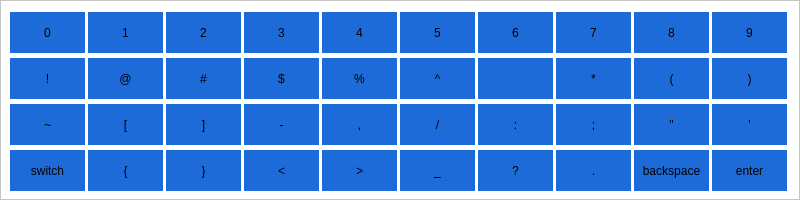
<?xml version="1.0" encoding="UTF-8"?>
<ui version="4.0">
 <class>keyboardWidget</class>
 <widget class="QWidget" name="keyboardWidget">
  <property name="geometry">
   <rect>
    <x>0</x>
    <y>0</y>
    <width>800</width>
    <height>200</height>
   </rect>
  </property>
  <property name="windowTitle">
   <string>Form</string>
  </property>
  <widget class="QFrame" name="frame">
   <property name="geometry">
    <rect>
     <x>0</x>
     <y>0</y>
     <width>800</width>
     <height>200</height>
    </rect>
   </property>
   <property name="styleSheet">
    <string notr="true">background-color: white;</string>
   </property>
   <property name="frameShape">
    <enum>QFrame::StyledPanel</enum>
   </property>
   <property name="frameShadow">
    <enum>QFrame::Raised</enum>
   </property>
   <widget class="QToolButton" name="exclamation">
    <property name="geometry">
     <rect>
      <x>10</x>
      <y>58</y>
      <width>75</width>
      <height>41</height>
     </rect>
    </property>
    <property name="styleSheet">
     <string notr="true">background-color: #1d6bd8; border: none
</string>
    </property>
    <property name="text">
     <string>!</string>
    </property>
   </widget>
   <widget class="QToolButton" name="at_the_rate">
    <property name="geometry">
     <rect>
      <x>88</x>
      <y>58</y>
      <width>75</width>
      <height>41</height>
     </rect>
    </property>
    <property name="styleSheet">
     <string notr="true">background-color: #1d6bd8; border: none
</string>
    </property>
    <property name="text">
     <string>@</string>
    </property>
   </widget>
   <widget class="QToolButton" name="hash">
    <property name="geometry">
     <rect>
      <x>166</x>
      <y>58</y>
      <width>75</width>
      <height>41</height>
     </rect>
    </property>
    <property name="styleSheet">
     <string notr="true">background-color: #1d6bd8; border: none
</string>
    </property>
    <property name="text">
     <string>#</string>
    </property>
   </widget>
   <widget class="QToolButton" name="dollar">
    <property name="geometry">
     <rect>
      <x>244</x>
      <y>58</y>
      <width>75</width>
      <height>41</height>
     </rect>
    </property>
    <property name="styleSheet">
     <string notr="true">background-color: #1d6bd8; border: none
</string>
    </property>
    <property name="text">
     <string>$</string>
    </property>
   </widget>
   <widget class="QToolButton" name="percent">
    <property name="geometry">
     <rect>
      <x>322</x>
      <y>58</y>
      <width>75</width>
      <height>41</height>
     </rect>
    </property>
    <property name="styleSheet">
     <string notr="true">background-color: #1d6bd8; border: none
</string>
    </property>
    <property name="text">
     <string>%</string>
    </property>
   </widget>
   <widget class="QToolButton" name="caret">
    <property name="geometry">
     <rect>
      <x>400</x>
      <y>58</y>
      <width>75</width>
      <height>41</height>
     </rect>
    </property>
    <property name="styleSheet">
     <string notr="true">background-color: #1d6bd8; border: none
</string>
    </property>
    <property name="text">
     <string>^</string>
    </property>
   </widget>
   <widget class="QToolButton" name="ampersand">
    <property name="geometry">
     <rect>
      <x>478</x>
      <y>58</y>
      <width>75</width>
      <height>41</height>
     </rect>
    </property>
    <property name="styleSheet">
     <string notr="true">background-color: #1d6bd8; border: none
</string>
    </property>
    <property name="text">
     <string>&amp;</string>
    </property>
   </widget>
   <widget class="QToolButton" name="star">
    <property name="geometry">
     <rect>
      <x>556</x>
      <y>58</y>
      <width>75</width>
      <height>41</height>
     </rect>
    </property>
    <property name="styleSheet">
     <string notr="true">background-color: #1d6bd8; border: none
</string>
    </property>
    <property name="text">
     <string>*</string>
    </property>
   </widget>
   <widget class="QToolButton" name="left_bracket">
    <property name="geometry">
     <rect>
      <x>634</x>
      <y>58</y>
      <width>75</width>
      <height>41</height>
     </rect>
    </property>
    <property name="styleSheet">
     <string notr="true">background-color: #1d6bd8; border: none
</string>
    </property>
    <property name="text">
     <string>(</string>
    </property>
   </widget>
   <widget class="QToolButton" name="quote">
    <property name="geometry">
     <rect>
      <x>634</x>
      <y>104</y>
      <width>75</width>
      <height>41</height>
     </rect>
    </property>
    <property name="styleSheet">
     <string notr="true">background-color: #1d6bd8; border: none
</string>
    </property>
    <property name="text">
     <string>&quot;</string>
    </property>
   </widget>
   <widget class="QToolButton" name="slash">
    <property name="geometry">
     <rect>
      <x>400</x>
      <y>104</y>
      <width>75</width>
      <height>41</height>
     </rect>
    </property>
    <property name="styleSheet">
     <string notr="true">background-color: #1d6bd8; border: none
</string>
    </property>
    <property name="text">
     <string>/</string>
    </property>
   </widget>
   <widget class="QToolButton" name="semi_colon">
    <property name="geometry">
     <rect>
      <x>556</x>
      <y>104</y>
      <width>75</width>
      <height>41</height>
     </rect>
    </property>
    <property name="styleSheet">
     <string notr="true">background-color: #1d6bd8; border: none
</string>
    </property>
    <property name="text">
     <string>;</string>
    </property>
   </widget>
   <widget class="QToolButton" name="right_square_bracket">
    <property name="geometry">
     <rect>
      <x>166</x>
      <y>104</y>
      <width>75</width>
      <height>41</height>
     </rect>
    </property>
    <property name="styleSheet">
     <string notr="true">background-color: #1d6bd8; border: none
</string>
    </property>
    <property name="text">
     <string>]</string>
    </property>
   </widget>
   <widget class="QToolButton" name="hyphen">
    <property name="geometry">
     <rect>
      <x>244</x>
      <y>104</y>
      <width>75</width>
      <height>41</height>
     </rect>
    </property>
    <property name="styleSheet">
     <string notr="true">background-color: #1d6bd8; border: none
</string>
    </property>
    <property name="text">
     <string>-</string>
    </property>
   </widget>
   <widget class="QToolButton" name="comma">
    <property name="geometry">
     <rect>
      <x>322</x>
      <y>104</y>
      <width>75</width>
      <height>41</height>
     </rect>
    </property>
    <property name="styleSheet">
     <string notr="true">background-color: #1d6bd8; border: none
</string>
    </property>
    <property name="text">
     <string>,</string>
    </property>
   </widget>
   <widget class="QToolButton" name="tilde">
    <property name="geometry">
     <rect>
      <x>10</x>
      <y>104</y>
      <width>75</width>
      <height>41</height>
     </rect>
    </property>
    <property name="styleSheet">
     <string notr="true">background-color: #1d6bd8; border: none
</string>
    </property>
    <property name="text">
     <string>~</string>
    </property>
   </widget>
   <widget class="QToolButton" name="left_square_bracket">
    <property name="geometry">
     <rect>
      <x>88</x>
      <y>104</y>
      <width>75</width>
      <height>41</height>
     </rect>
    </property>
    <property name="styleSheet">
     <string notr="true">background-color: #1d6bd8; border: none
</string>
    </property>
    <property name="text">
     <string>[</string>
    </property>
   </widget>
   <widget class="QToolButton" name="colon">
    <property name="geometry">
     <rect>
      <x>478</x>
      <y>104</y>
      <width>75</width>
      <height>41</height>
     </rect>
    </property>
    <property name="styleSheet">
     <string notr="true">background-color: #1d6bd8; border: none
</string>
    </property>
    <property name="text">
     <string>:</string>
    </property>
   </widget>
   <widget class="QToolButton" name="apostrophe">
    <property name="geometry">
     <rect>
      <x>712</x>
      <y>104</y>
      <width>75</width>
      <height>41</height>
     </rect>
    </property>
    <property name="styleSheet">
     <string notr="true">background-color: #1d6bd8; border: none
</string>
    </property>
    <property name="text">
     <string>'</string>
    </property>
   </widget>
   <widget class="QToolButton" name="left_curly_brace">
    <property name="geometry">
     <rect>
      <x>88</x>
      <y>150</y>
      <width>75</width>
      <height>41</height>
     </rect>
    </property>
    <property name="styleSheet">
     <string notr="true">background-color: #1d6bd8; border: none
</string>
    </property>
    <property name="text">
     <string>{</string>
    </property>
   </widget>
   <widget class="QToolButton" name="question">
    <property name="geometry">
     <rect>
      <x>478</x>
      <y>150</y>
      <width>75</width>
      <height>41</height>
     </rect>
    </property>
    <property name="styleSheet">
     <string notr="true">background-color: #1d6bd8; border: none
</string>
    </property>
    <property name="text">
     <string>?</string>
    </property>
   </widget>
   <widget class="QToolButton" name="period">
    <property name="geometry">
     <rect>
      <x>556</x>
      <y>150</y>
      <width>75</width>
      <height>41</height>
     </rect>
    </property>
    <property name="styleSheet">
     <string notr="true">background-color: #1d6bd8; border: none
</string>
    </property>
    <property name="text">
     <string>.</string>
    </property>
   </widget>
   <widget class="QToolButton" name="switch_2">
    <property name="geometry">
     <rect>
      <x>10</x>
      <y>150</y>
      <width>75</width>
      <height>41</height>
     </rect>
    </property>
    <property name="styleSheet">
     <string notr="true">background-color: #1d6bd8; border: none
</string>
    </property>
    <property name="text">
     <string>switch</string>
    </property>
   </widget>
   <widget class="QToolButton" name="underscore">
    <property name="geometry">
     <rect>
      <x>400</x>
      <y>150</y>
      <width>75</width>
      <height>41</height>
     </rect>
    </property>
    <property name="styleSheet">
     <string notr="true">background-color: #1d6bd8; border: none
</string>
    </property>
    <property name="text">
     <string>_</string>
    </property>
   </widget>
   <widget class="QToolButton" name="right_curly_brace">
    <property name="geometry">
     <rect>
      <x>166</x>
      <y>150</y>
      <width>75</width>
      <height>41</height>
     </rect>
    </property>
    <property name="styleSheet">
     <string notr="true">background-color: #1d6bd8; border: none
</string>
    </property>
    <property name="text">
     <string>}</string>
    </property>
   </widget>
   <widget class="QToolButton" name="less_than">
    <property name="geometry">
     <rect>
      <x>244</x>
      <y>150</y>
      <width>75</width>
      <height>41</height>
     </rect>
    </property>
    <property name="styleSheet">
     <string notr="true">background-color: #1d6bd8; border: none
</string>
    </property>
    <property name="text">
     <string>&lt;</string>
    </property>
   </widget>
   <widget class="QToolButton" name="greater_than">
    <property name="geometry">
     <rect>
      <x>322</x>
      <y>150</y>
      <width>75</width>
      <height>41</height>
     </rect>
    </property>
    <property name="styleSheet">
     <string notr="true">background-color: #1d6bd8; border: none
</string>
    </property>
    <property name="text">
     <string>&gt;</string>
    </property>
   </widget>
   <widget class="QToolButton" name="right_bracket">
    <property name="geometry">
     <rect>
      <x>712</x>
      <y>58</y>
      <width>75</width>
      <height>41</height>
     </rect>
    </property>
    <property name="styleSheet">
     <string notr="true">background-color: #1d6bd8; border: none
</string>
    </property>
    <property name="text">
     <string>)</string>
    </property>
   </widget>
   <widget class="QToolButton" name="backspace">
    <property name="geometry">
     <rect>
      <x>634</x>
      <y>150</y>
      <width>75</width>
      <height>41</height>
     </rect>
    </property>
    <property name="styleSheet">
     <string notr="true">background-color: #1d6bd8; border: none
</string>
    </property>
    <property name="text">
     <string>backspace</string>
    </property>
   </widget>
   <widget class="QToolButton" name="enter">
    <property name="geometry">
     <rect>
      <x>712</x>
      <y>150</y>
      <width>75</width>
      <height>41</height>
     </rect>
    </property>
    <property name="styleSheet">
     <string notr="true">background-color: #1d6bd8; border: none
</string>
    </property>
    <property name="text">
     <string>enter</string>
    </property>
   </widget>
   <widget class="QToolButton" name="nine">
    <property name="geometry">
     <rect>
      <x>712</x>
      <y>12</y>
      <width>75</width>
      <height>41</height>
     </rect>
    </property>
    <property name="styleSheet">
     <string notr="true">background-color: #1d6bd8; border: none
</string>
    </property>
    <property name="text">
     <string>9</string>
    </property>
   </widget>
   <widget class="QToolButton" name="six">
    <property name="geometry">
     <rect>
      <x>478</x>
      <y>12</y>
      <width>75</width>
      <height>41</height>
     </rect>
    </property>
    <property name="styleSheet">
     <string notr="true">background-color: #1d6bd8; border: none
</string>
    </property>
    <property name="text">
     <string>6</string>
    </property>
   </widget>
   <widget class="QToolButton" name="zero">
    <property name="geometry">
     <rect>
      <x>10</x>
      <y>12</y>
      <width>75</width>
      <height>41</height>
     </rect>
    </property>
    <property name="styleSheet">
     <string notr="true">background-color: #1d6bd8; border: none
</string>
    </property>
    <property name="text">
     <string>0</string>
    </property>
   </widget>
   <widget class="QToolButton" name="three">
    <property name="geometry">
     <rect>
      <x>244</x>
      <y>12</y>
      <width>75</width>
      <height>41</height>
     </rect>
    </property>
    <property name="styleSheet">
     <string notr="true">background-color: #1d6bd8; border: none
</string>
    </property>
    <property name="text">
     <string>3</string>
    </property>
   </widget>
   <widget class="QToolButton" name="four">
    <property name="geometry">
     <rect>
      <x>322</x>
      <y>12</y>
      <width>75</width>
      <height>41</height>
     </rect>
    </property>
    <property name="styleSheet">
     <string notr="true">background-color: #1d6bd8; border: none
</string>
    </property>
    <property name="text">
     <string>4</string>
    </property>
   </widget>
   <widget class="QToolButton" name="two">
    <property name="geometry">
     <rect>
      <x>166</x>
      <y>12</y>
      <width>75</width>
      <height>41</height>
     </rect>
    </property>
    <property name="styleSheet">
     <string notr="true">background-color: #1d6bd8; border: none
</string>
    </property>
    <property name="text">
     <string>2</string>
    </property>
   </widget>
   <widget class="QToolButton" name="five">
    <property name="geometry">
     <rect>
      <x>400</x>
      <y>12</y>
      <width>75</width>
      <height>41</height>
     </rect>
    </property>
    <property name="styleSheet">
     <string notr="true">background-color: #1d6bd8; border: none
</string>
    </property>
    <property name="text">
     <string>5</string>
    </property>
   </widget>
   <widget class="QToolButton" name="seven">
    <property name="geometry">
     <rect>
      <x>556</x>
      <y>12</y>
      <width>75</width>
      <height>41</height>
     </rect>
    </property>
    <property name="styleSheet">
     <string notr="true">background-color: #1d6bd8; border: none
</string>
    </property>
    <property name="text">
     <string>7</string>
    </property>
   </widget>
   <widget class="QToolButton" name="eight">
    <property name="geometry">
     <rect>
      <x>634</x>
      <y>12</y>
      <width>75</width>
      <height>41</height>
     </rect>
    </property>
    <property name="styleSheet">
     <string notr="true">background-color: #1d6bd8; border: none
</string>
    </property>
    <property name="text">
     <string>8</string>
    </property>
   </widget>
   <widget class="QToolButton" name="one">
    <property name="geometry">
     <rect>
      <x>88</x>
      <y>12</y>
      <width>75</width>
      <height>41</height>
     </rect>
    </property>
    <property name="styleSheet">
     <string notr="true">background-color: #1d6bd8; border: none
</string>
    </property>
    <property name="text">
     <string>1</string>
    </property>
   </widget>
  </widget>
 </widget>
 <resources/>
 <connections/>
</ui>
